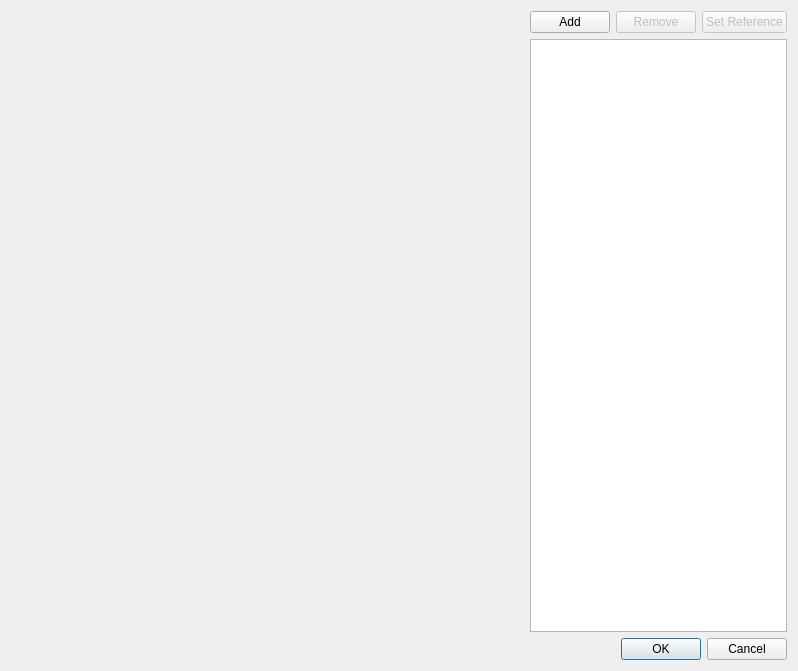
<?xml version="1.0" encoding="UTF-8"?>
<ui version="4.0">
 <class>StackImagesDialog</class>
 <widget class="QDialog" name="StackImagesDialog">
  <property name="geometry">
   <rect>
    <x>0</x>
    <y>0</y>
    <width>798</width>
    <height>671</height>
   </rect>
  </property>
  <property name="windowTitle">
   <string>Dialog</string>
  </property>
  <layout class="QGridLayout" name="gridLayout">
   <item row="0" column="1">
    <layout class="QHBoxLayout" name="horizontalLayout">
     <item>
      <spacer name="horizontalSpacer">
       <property name="orientation">
        <enum>Qt::Horizontal</enum>
       </property>
       <property name="sizeHint" stdset="0">
        <size>
         <width>0</width>
         <height>20</height>
        </size>
       </property>
      </spacer>
     </item>
     <item>
      <widget class="QPushButton" name="add">
       <property name="text">
        <string>Add</string>
       </property>
      </widget>
     </item>
     <item>
      <widget class="QPushButton" name="remove">
       <property name="enabled">
        <bool>false</bool>
       </property>
       <property name="text">
        <string>Remove</string>
       </property>
      </widget>
     </item>
     <item>
      <widget class="QPushButton" name="reference">
       <property name="enabled">
        <bool>false</bool>
       </property>
       <property name="text">
        <string>Set Reference</string>
       </property>
      </widget>
     </item>
    </layout>
   </item>
   <item row="1" column="0">
    <widget class="QWidget" name="plot" native="true">
     <property name="sizePolicy">
      <sizepolicy hsizetype="Expanding" vsizetype="Expanding">
       <horstretch>1</horstretch>
       <verstretch>0</verstretch>
      </sizepolicy>
     </property>
    </widget>
   </item>
   <item row="2" column="0" colspan="2">
    <widget class="QDialogButtonBox" name="buttonBox">
     <property name="orientation">
      <enum>Qt::Horizontal</enum>
     </property>
     <property name="standardButtons">
      <set>QDialogButtonBox::Cancel|QDialogButtonBox::Ok</set>
     </property>
    </widget>
   </item>
   <item row="1" column="1">
    <widget class="QTableView" name="files">
     <property name="sizePolicy">
      <sizepolicy hsizetype="Minimum" vsizetype="Expanding">
       <horstretch>0</horstretch>
       <verstretch>0</verstretch>
      </sizepolicy>
     </property>
     <property name="editTriggers">
      <set>QAbstractItemView::NoEditTriggers</set>
     </property>
     <property name="selectionBehavior">
      <enum>QAbstractItemView::SelectRows</enum>
     </property>
    </widget>
   </item>
  </layout>
 </widget>
 <resources/>
 <connections>
  <connection>
   <sender>buttonBox</sender>
   <signal>accepted()</signal>
   <receiver>StackImagesDialog</receiver>
   <slot>accept()</slot>
   <hints>
    <hint type="sourcelabel">
     <x>248</x>
     <y>254</y>
    </hint>
    <hint type="destinationlabel">
     <x>157</x>
     <y>274</y>
    </hint>
   </hints>
  </connection>
  <connection>
   <sender>buttonBox</sender>
   <signal>rejected()</signal>
   <receiver>StackImagesDialog</receiver>
   <slot>reject()</slot>
   <hints>
    <hint type="sourcelabel">
     <x>316</x>
     <y>260</y>
    </hint>
    <hint type="destinationlabel">
     <x>286</x>
     <y>274</y>
    </hint>
   </hints>
  </connection>
 </connections>
</ui>
